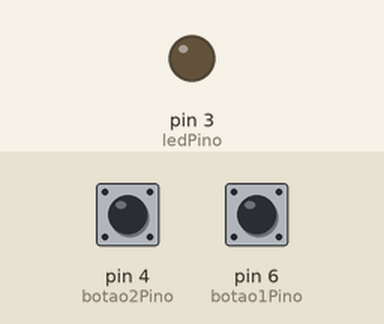
Recording of a sketch running on a simulated Arduino Uno, built with avr-gcc and run on an emulated ATmega328P. On the bench: output pins drawn as LEDs (lit = HIGH). The inputs (shaded band) are chosen by the test bench; at power-on: pin 6 (botao1Pino) LOW, pin 4 (botao2Pino) LOW.

Above: at 1.2 s.
1.3 s: pin 6 (botao1Pino) pulled HIGH for 0.15 s
At 2.2 s:
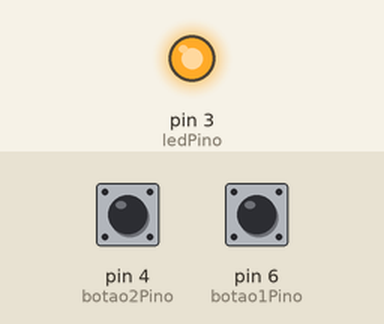
2.9 s: pin 4 (botao2Pino) pulled HIGH for 0.15 s
At 3.4 s:
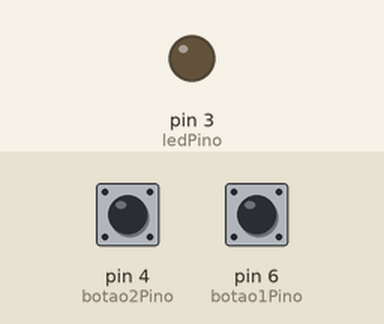
4.5 s: pin 6 (botao1Pino) pulled HIGH for 1 s
At 5.8 s:
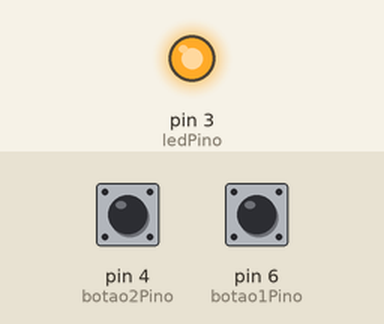
Timing chart, 0 to 7.5 s (numbered marks = the images above; inputs shaded):
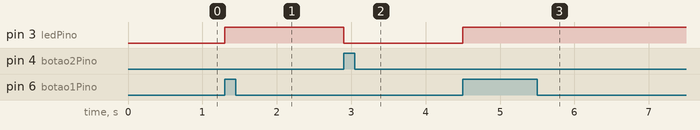

The sketch:

ex_09.ino
```cpp
const int botao1Pino = 6;
const int botao2Pino = 4;
const int ledPino = 3;

void setup() {

  pinMode(botao1Pino, INPUT);
  pinMode(botao2Pino, INPUT);


  pinMode(ledPino, OUTPUT);
}

void loop() {

  bool estadoBotao1 = digitalRead(botao1Pino);
  bool estadoBotao2 = digitalRead(botao2Pino);

  // Verificação do estado dos botões
  if (estadoBotao1 == HIGH && estadoBotao2 == LOW) {
    digitalWrite(ledPino, HIGH); // Liga o LED
  } else if (estadoBotao1 == LOW && estadoBotao2 == HIGH) {
    digitalWrite(ledPino, LOW); // Desliga o LED
  } else if (estadoBotao1 == HIGH && estadoBotao2 == HIGH) {
    // Ambos os botões pressionados
    while (digitalRead(botao1Pino) == HIGH && digitalRead(botao2Pino) == HIGH) {
      digitalWrite(ledPino, HIGH); // Liga o LED
      delay(500); // Atraso de meio segundo
      digitalWrite(ledPino, LOW); // Desliga o LED
      delay(500); // Atraso de meio segundo
    }
  }
}
```

Measured:
- after the input at 1.3 s, pin 3 (ledPino): LOW → HIGH at once
- after the input at 2.9 s, pin 3 (ledPino): HIGH → LOW at once
- after the input at 4.5 s, pin 3 (ledPino): LOW → HIGH at once
